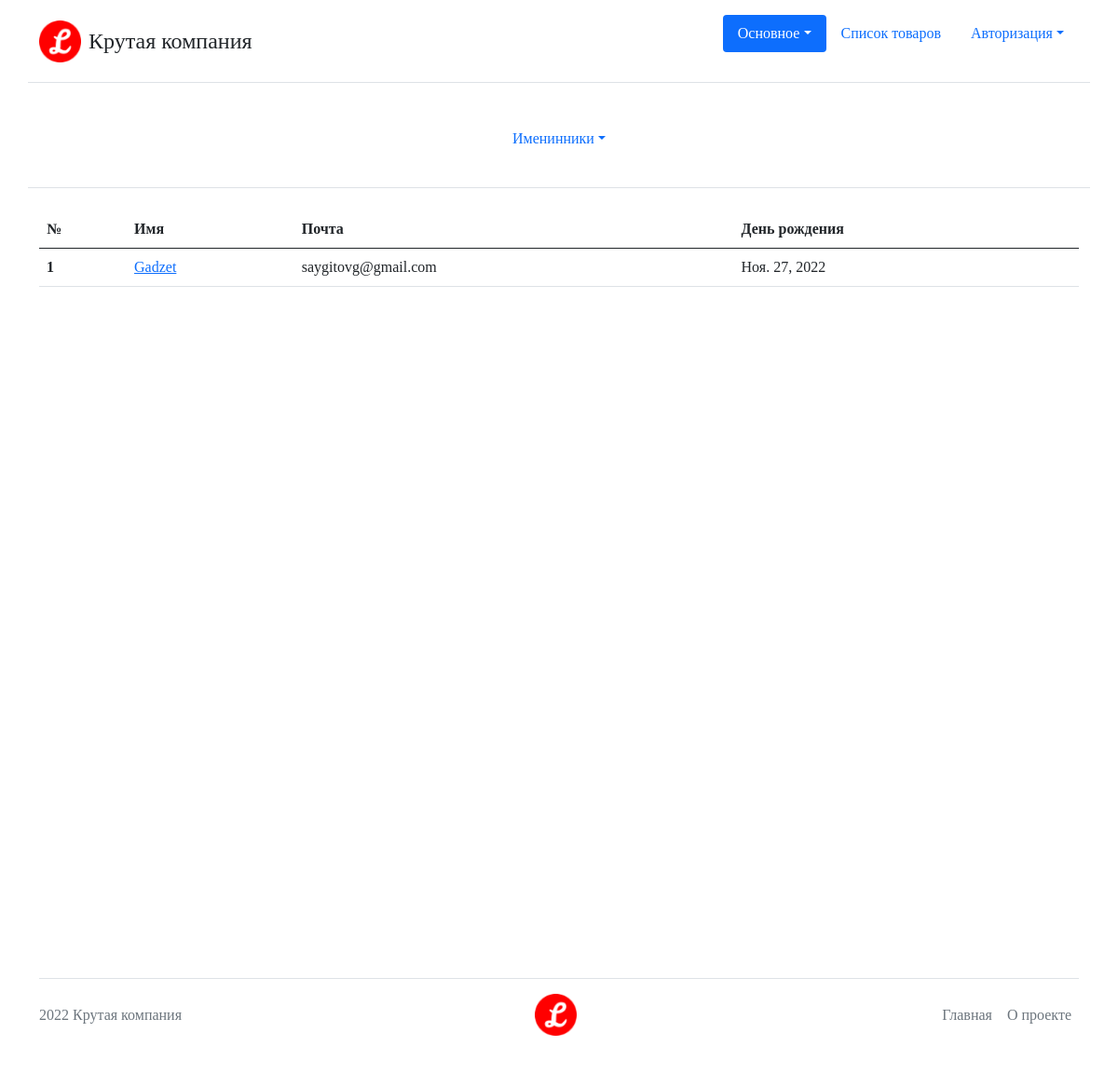
The page /users/user_list/ on the database as committed earlier.
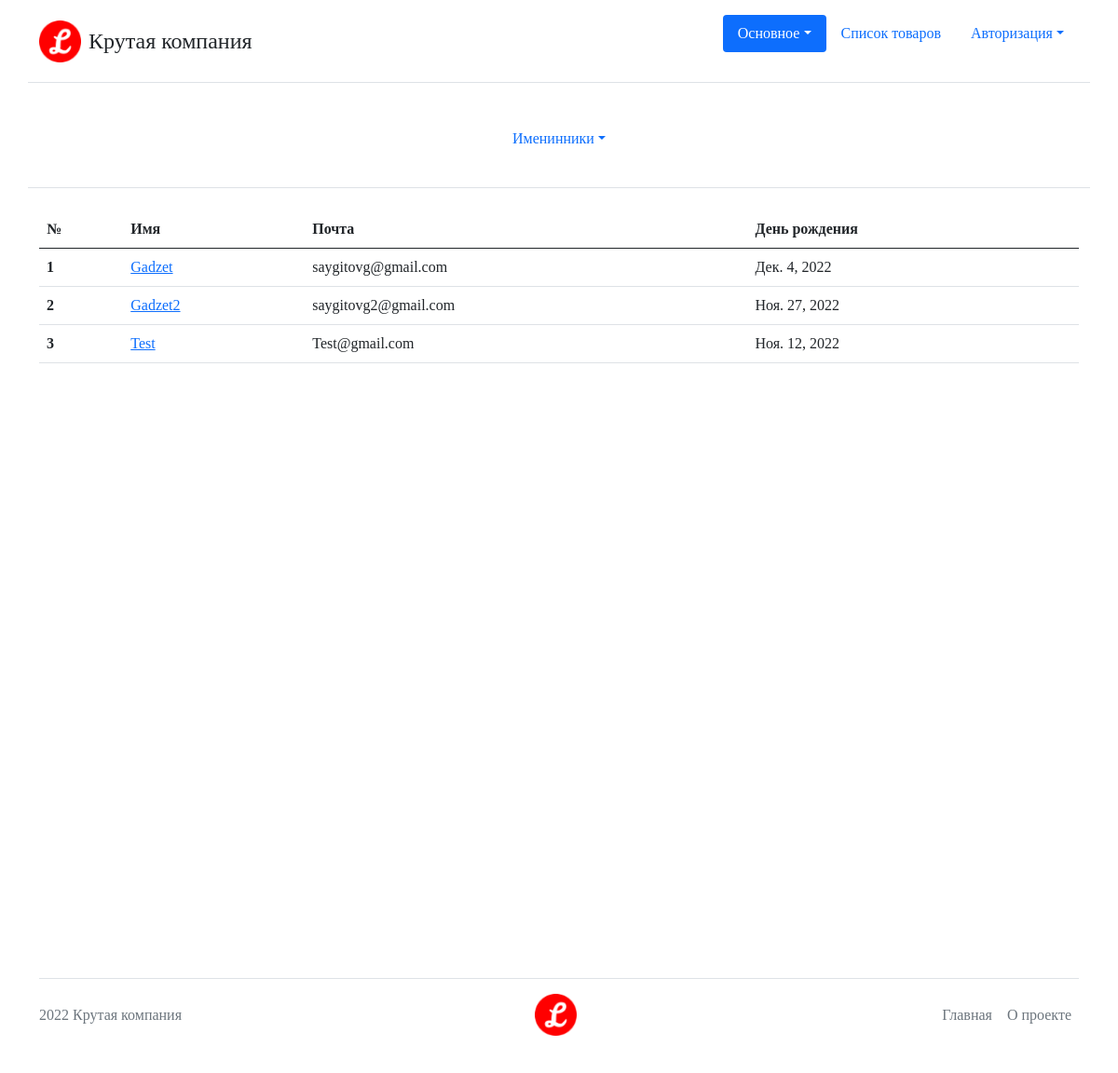
The same page on the database as committed later.
### Users/models.py (models this page shows, shortened)
class User(AbstractBaseUser, PermissionsMixin):
    email = models.EmailField('Почта', unique=True)
    nickname = models.CharField('Имя пользователя', max_length=50)
    birthday_date = models.DateField('День рождения', null=True, blank=True)
    is_staff = models.BooleanField(
        'Статус персонала', default=False,
        help_text='Определяет доступ пользователя к админ панели',
        )
    is_active = models.BooleanField('Активен', default=True)
    date_joined = models.DateTimeField('Дата регистрации', auto_now_add=True)
    objects = UserManager()
    USERNAME_FIELD = 'email'
    EMAIL_FIELD = 'email'
    REQUIRED_FIELDS = ['nickname']
    class Meta:
        verbose_name = 'пользователь'
        verbose_name_plural = 'пользователи'
    def get_absolute_url(self):
        return reverse('users:user_details', kwargs={'user_id': self.pk})

### Users/views.py (the view)
# urls.py: path('user_list/', views.UserList.as_view(), name='user_list'),
class UserList(ListView):
    template_name = 'Users/user_list.html'
    queryset = User.objects.actived()
    context_object_name = 'users'
    extra_context = {
        'title_name': 'Активные пользователи'
    }

### Core/templatetags/MenuManager.py (called while the page is built)
@register.inclusion_tag('header.html')
def get_main_menu(request):
    menu = []
    for elem in Menus.main_menu:
        user_group = UserGroup.get_user_group(request.user)
        if user_group in elem.can_see or 'all' in elem.can_see:
            elem.is_active = elem.url_name == request.resolver_match.view_name
            if elem.sub_elems:
                for sub_elem in elem.sub_elems:
                    active = (
                        sub_elem.url_name == request.resolver_match.view_name
                        )
                    if active:
                        elem.is_active = True
                        break
            menu.append(elem)
    return {'menu': menu}

    @classmethod
    def get_user_group(cls, user):
        if user.is_authenticated:
            return cls.Auth
        return cls.NotAuth

### Users/context_processors.py (called while the page is built)
def extras(request):
    now = datetime.date.today()
    users = User.objects.filter(
        birthday_date__month=now.month,
        birthday_date__day=now.day,
    )
    return {'users_with_birthday': users}

### templates/Users/user_list.html
{% extends 'base.html' %}
{% block content %}
<table class="table">
    <thead>
      <tr>
        <th scope="col">№</th>
        <th scope="col">Имя</th>
        <th scope="col">Почта</th>
        <th scope="col">День рождения</th>
      </tr>
    </thead>
    <tbody>
        {% for user in users %}
        <tr>
            <th scope="row">{{ forloop.counter }}</th>
            <td><a href="{{ user.get_absolute_url }}">{{ user.nickname }}</a></td>
            <td>{{ user.email }}</td>
            {% if user.birthday_date %}
            <td>{{ user.birthday_date }}</td>
            {% else %}
            <td>Не указано</td>
            {% endif %}
        </tr>
        {% endfor %}
    </tbody>
  </table>
{% endblock content %}

Rows that differ between the two databases and show on the page:
changed User "Gadzet": birthday_date "Ноя. 27, 2022" → "Дек. 4, 2022"
added User: nickname "Gadzet2", email "saygitovg2@gmail.com", birthday_date "Ноя. 27, 2022"
added User: nickname "Test", email "Test@gmail.com", birthday_date "Ноя. 12, 2022"
